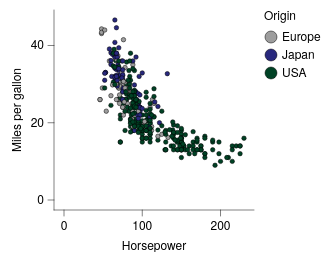

Here is the Vega-Lite specification saved for this chart:
### Vega-Lite specification from a JSON file in a GitHub repository (floating-point values rounded to 4 significant figures; data arrays with more than 128 entries replaced by an {"elided": "..."} marker saying what was removed)
{"background": "white", "config": {"arc": {"fill": "#DBDBDB", "fillOpacity": 1.0, "innerRadius": 25.0, "padAngle": 0.03, "stroke": "black", "strokeOpacity": 1, "strokeWidth": 0.25}, "area": {"fill": "#DBDBDB", "fillOpacity": 1.0, "stroke": "black", "strokeOpacity": 1, "strokeWidth": 0.25}, "axis": {"domain": true, "domainCap": "round", "domainColor": "black", "domainWidth": 0.25, "grid": false, "gridCap": "round", "gridColor": "#F1F1F1", "gridDash": [0, 0], "gridOpacity": 1.0, "gridWidth": 0.25, "labelColor": "black", "labelFont": "Helvetica Neue, HelveticaNeue, Helvetica, Arial, sans-serif", "labelFontSize": 6, "labelFontStyle": "normal", "labelFontWeight": 400, "offset": 0, "ticks": true, "tickCap": "round", "tickColor": "black", "tickRound": false, "tickSize": 3.0, "tickWidth": 0.25, "titleColor": "black", "titleFont": "Helvetica Neue, HelveticaNeue, Helvetica, Arial, sans-serif", "titleFontSize": 6, "titleFontStyle": "normal", "titleFontWeight": 400}, "axisX": {"domain": true, "labelAlign": "center", "labelAngle": 0, "labels": true, "ticks": true, "translate": 0}, "axisY": {"domain": true, "labelAlign": "right", "labelAngle": 0, "labels": true, "ticks": true, "translate": 0}, "axisRight": {"domain": true, "labelAlign": "left", "labelAngle": 0, "labels": true, "ticks": true, "translate": 0}, "axisTop": {"domain": true, "labelAlign": "center", "labelAngle": 0, "labels": true, "ticks": true, "translate": 0}, "axisBand": {"tickOffset": 0}, "bar": {"fill": "#DBDBDB", "fillOpacity": 1.0, "stroke": "black", "strokeOpacity": 1, "strokeWidth": 0.25}, "boxplot": {"size": 9.0, "ticks": {"cornerRadius": 0.25, "fill": "black", "opacity": 1, "size": 4.5, "thickness": 0.25}, "box": {"fillOpacity": 1.0, "stroke": "black", "strokeOpacity": 1, "strokeWidth": 0.25}, "median": {"cornerRadius": 0, "fill": "black", "fillOpacity": 1.0, "opacity": 1, "size": 9.0, "thickness": 0.25}, "rule": {"fill": "black", "fillOpacity": 1.0, "size": 10.0, "stroke": "black", "strokeDash": [0, 0], "strokeOpacity": 1, "strokeWidth": 0.25}, "outliers": {"color": "black", "fill": "black", "fillOpacity": 1.0, "size": 0, "stroke": "black", "strokeOpacity": 1, "strokeWidth": 0.25}}, "circle": {"fill": "black", "fillOpacity": 1.0, "size": 1.25, "stroke": null, "strokeOpacity": 1, "strokeWidth": 0.25}, "errorband": {"band": {"fillOpacity": 0.6, "stroke": null, "strokeWidth": 0.25, "strokeOpacity": 1}, "borders": {"opacity": 0, "strokeOpacity": 1, "strokeWidth": 0.25}}, "errorbar": {"opacity": 1, "rule": {"strokeDash": [0, 0], "strokeWidth": 0.25}, "ticks": {"color": "black", "cornerRadius": 0.125, "opacity": 1, "size": 6.0, "thickness": 0.25}, "thickness": 0.25}, "font": "Helvetica Neue, HelveticaNeue, Helvetica, Arial, sans-serif", "geoshape": {"fill": "#DBDBDB", "fillOpacity": 1.0, "stroke": "black", "strokeOpacity": 1, "strokeWidth": 0.25}, "header": {"labelColor": "black", "labelFont": "Helvetica Neue, HelveticaNeue, Helvetica, Arial, sans-serif", "labelFontSize": 6, "labelFontStyle": "normal", "labelFontWeight": 400, "titleColor": "black", "titleFont": "Helvetica Neue, HelveticaNeue, Helvetica, Arial, sans-serif", "titleFontSize": 6, "titleFontStyle": "normal", "titleFontWeight": 400, "titlePadding": 0}, "legend": {"disable": false, "offset": 4.5, "titlePadding": 4, "labelOffset": 2, "gradientLabelOffset": 2, "columnPadding": 4, "rowPadding": 2, "gradientThickness": 5, "gradientOpacity": 1.0, "gradientStrokeColor": "black", "gradientStrokeWidth": 0.25, "labelColor": "black", "labelFont": "Helvetica Neue, HelveticaNeue, Helvetica, Arial, sans-serif", "labelFontSize": 6, "labelFontStyle": "normal", "labelFontWeight": 400, "strokeColor": "black", "strokeWidth": 0, "symbolSize": 36, "symbolStrokeColor": "black", "symbolStrokeWidth": 0.25, "titleColor": "black", "titleFont": "Helvetica Neue, HelveticaNeue, Helvetica, Arial, sans-serif", "titleFontSize": 6, "titleFontStyle": "normal", "titleFontWeight": 400}, "line": {"color": "black", "stroke": "black", "strokeCap": "butt", "strokeDash": [0, 0], "strokeOpacity": 1, "strokeWidth": 0.5}, "point": {"filled": true, "fill": "#DBDBDB", "fillOpacity": 1.0, "size": 5.0, "stroke": "black", "strokeOpacity": 1, "strokeWidth": 0.25}, "range": {"category": ["#9D9D9D", "#28287D", "#004225", "#47266F", "#00605D", "#DBDBDB", "#7983C1", "#6E927B", "#937FB4", "#699A97"], "diverging": {"scheme": ["#4F4265", "#6A5C82", "#85789D", "#A196B7", "#BDB5CE", "#D8D6DD", "#F6F6F6", "#CED8D7", "#9DBFBD", "#75A3A0", "#518683", "#326967", "#164D4B"]}, "heatmap": {"scheme": ["#440154", "#472270", "#433E82", "#38598C", "#2C728E", "#238A8D", "#24A086", "#39B578", "#5DC862", "#96D646", "#CAE02D", "#FDE724"]}, "ordinal": {"scheme": ["#F1F1F1", "#DBDBDB", "#C6C6C6", "#B2B2B2", "#9D9D9D", "#898989", "#767676", "#636363", "#515151", "#404040", "#2F2F2F", "#1F1F1F"]}, "ramp": {"scheme": ["#440154", "#472270", "#433E82", "#38598C", "#2C728E", "#238A8D", "#24A086", "#39B578", "#5DC862", "#96D646", "#CAE02D", "#FDE724"]}}, "rule": {"color": "black", "stroke": "black", "strokeCap": "round", "strokeDash": [2, 2], "strokeOpacity": 1, "strokeWidth": 0.25}, "scale": {"barBandPaddingInner": 0.1, "rectBandPaddingInner": 0, "tickBandPaddingInner": 0.1, "bandPaddingOuter": 0.1, "bandWithNestedOffsetPaddingInner": 0.2, "bandWithNestedOffsetPaddingOuter": 0.2, "offsetBandPaddingInner": 0, "offsetBandPaddingOuter": 0, "continuousPadding": 5.0, "round": false}, "rect": {"fill": "#DBDBDB", "fillOpacity": 1.0, "stroke": "black", "strokeOpacity": 1, "strokeWidth": 0.25}, "square": {"fill": "#DBDBDB", "fillOpacity": 1.0, "size": 10.0, "stroke": "black", "strokeOpacity": 1, "strokeWidth": 0.25}, "text": {"color": "black", "font": "Helvetica Neue, HelveticaNeue, Helvetica, Arial, sans-serif", "fontSize": 6, "fontStyle": "normal", "fontWeight": 400}, "tick": {"color": "black", "cornerRadius": 0.125, "opacity": 1.0, "size": 9.0, "thickness": 0.25}, "title": {"anchor": "middle", "frame": "group", "color": "black", "font": "Helvetica Neue, HelveticaNeue, Helvetica, Arial, sans-serif", "fontSize": 6, "fontStyle": "normal", "fontWeight": 400, "subtitleColor": "black", "subtitleFont": "Helvetica Neue, HelveticaNeue, Helvetica, Arial, sans-serif", "subtitleFontSize": 6, "subtitleFontStyle": "normal", "subtitleFontWeight": 400}, "trail": {"color": "black", "opacity": 1, "size": 0.5}, "view": {"continuousWidth": 100, "continuousHeight": 100, "discreteWidth": 100, "discreteHeight": 100, "fill": null, "stroke": null, "strokeWidth": 0.25}}, "data": {"name": "data-7285c4e2e195e5a75737a34913199f5f"}, "mark": {"type": "point"}, "encoding": {"color": {"field": "Origin", "type": "nominal"}, "x": {"field": "Horsepower", "type": "quantitative", "scale": {"nice": false}}, "y": {"field": "Miles_per_Gallon", "title": "Miles per gallon", "type": "quantitative", "scale": {"nice": false}}}, "$schema": "https://vega.github.io/schema/vega-lite/v6.4.1.json", "datasets": {"data-7285c4e2e195e5a75737a34913199f5f": {"elided": "392 records"}}}
